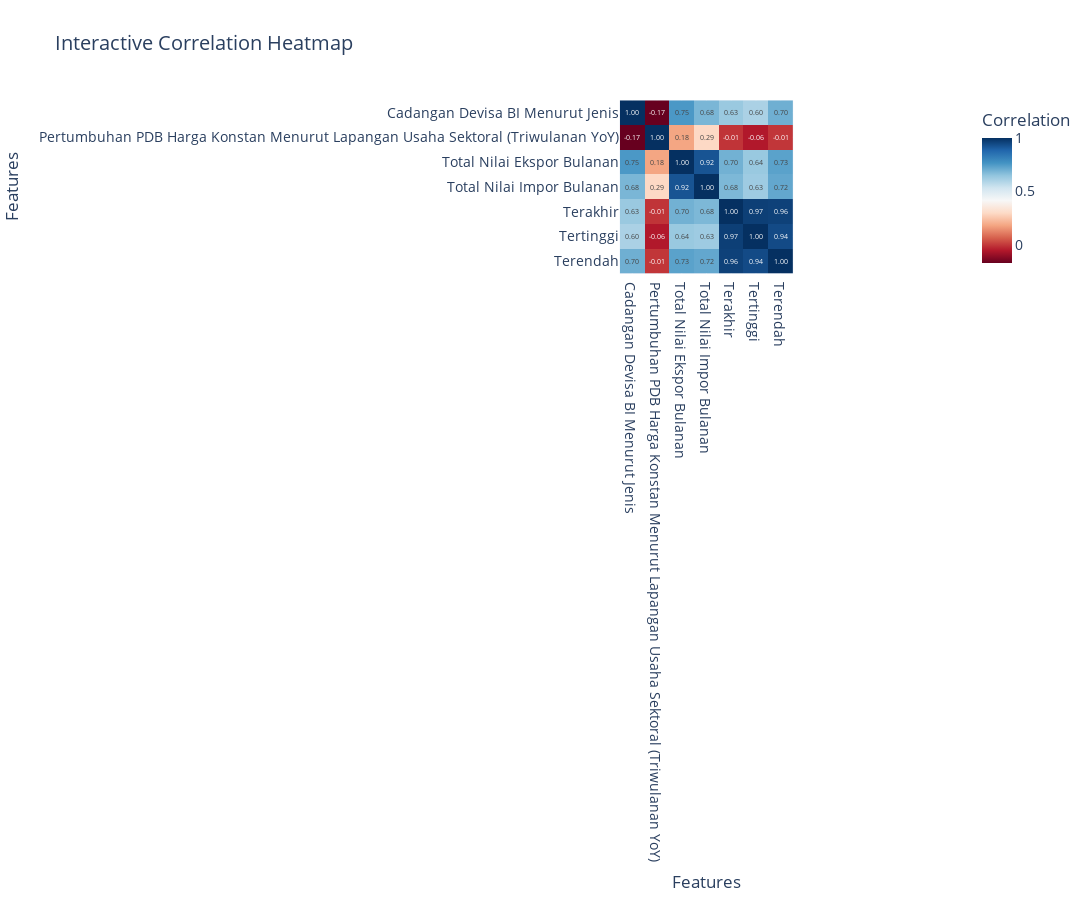

Notebook code cell kept with this figure:
### Markdown cell above
### Correlation Plot

### Code cell
import plotly.express as px

# Compute the correlation matrix
numerical_columns = df_merged.select_dtypes(include=['float64', 'int64']).columns
correlation_matrix = df_merged[numerical_columns].corr()

# Create an interactive heatmap with Plotly
fig = px.imshow(
    correlation_matrix,
    text_auto='.2f',  # Display values in squares with 2 decimal places
    color_continuous_scale='RdBu',  # Valid Plotly color scale
    title='Interactive Correlation Heatmap'
)

# Customize the layout to make it larger
fig.update_layout(
    title_font_size=20,
    xaxis_title='Features',
    yaxis_title='Features',
    font=dict(size=14),
    coloraxis_colorbar=dict(title="Correlation"),
    width=1600,  # Increase width
    height=900   # Increase height
)

# Show the heatmap
fig.show()

### Figure 1 — Plotly figure (JSON) as saved in the notebook; plotly's stock layout.template omitted (floating-point values rounded to 4 significant figures)
{"data": [{"coloraxis": "coloraxis", "hovertemplate": "x: %{x}<br>y: %{y}<br>color: %{z}<extra></extra>", "name": "0", "texttemplate": "%{z:.2f}", "type": "heatmap", "x": ["Cadangan Devisa BI Menurut Jenis", "Pertumbuhan PDB Harga Konstan Menurut Lapangan Usaha Sektoral (Triwulanan YoY)", "Total Nilai Ekspor Bulanan", "Total Nilai Impor Bulanan", "Terakhir", "Tertinggi", "Terendah"], "xaxis": "x", "y": ["Cadangan Devisa BI Menurut Jenis", "Pertumbuhan PDB Harga Konstan Menurut Lapangan Usaha Sektoral (Triwulanan YoY)", "Total Nilai Ekspor Bulanan", "Total Nilai Impor Bulanan", "Terakhir", "Tertinggi", "Terendah"], "yaxis": "y", "z": [[1, -0.1716, 0.7535, 0.6836, 0.6331, 0.6029, 0.7003], [-0.1716, 1, 0.1815, 0.2935, -0.009202, -0.05593, -0.005782], [0.7535, 0.1815, 1, 0.9218, 0.6957, 0.6353, 0.731], [0.6836, 0.2935, 0.9218, 1, 0.6794, 0.6255, 0.7185], [0.6331, -0.009202, 0.6957, 0.6794, 1, 0.967, 0.9622], [0.6029, -0.05593, 0.6353, 0.6255, 0.967, 1, 0.943], [0.7003, -0.005782, 0.731, 0.7185, 0.9622, 0.943, 1]]}], "layout": {"coloraxis": {"colorbar": {"title": {"text": "Correlation"}}, "colorscale": [[0, "rgb(103,0,31)"], [0.1, "rgb(178,24,43)"], [0.2, "rgb(214,96,77)"], [0.3, "rgb(244,165,130)"], [0.4, "rgb(253,219,199)"], [0.5, "rgb(247,247,247)"], [0.6, "rgb(209,229,240)"], [0.7, "rgb(146,197,222)"], [0.8, "rgb(67,147,195)"], [0.9, "rgb(33,102,172)"], [1, "rgb(5,48,97)"]]}, "font": {"size": 14}, "height": 900, "title": {"font": {"size": 20}, "text": "Interactive Correlation Heatmap"}, "width": 1600, "xaxis": {"anchor": "y", "constrain": "domain", "domain": [0, 1], "scaleanchor": "y", "title": {"text": "Features"}}, "yaxis": {"anchor": "x", "autorange": "reversed", "constrain": "domain", "domain": [0, 1], "title": {"text": "Features"}}}}
